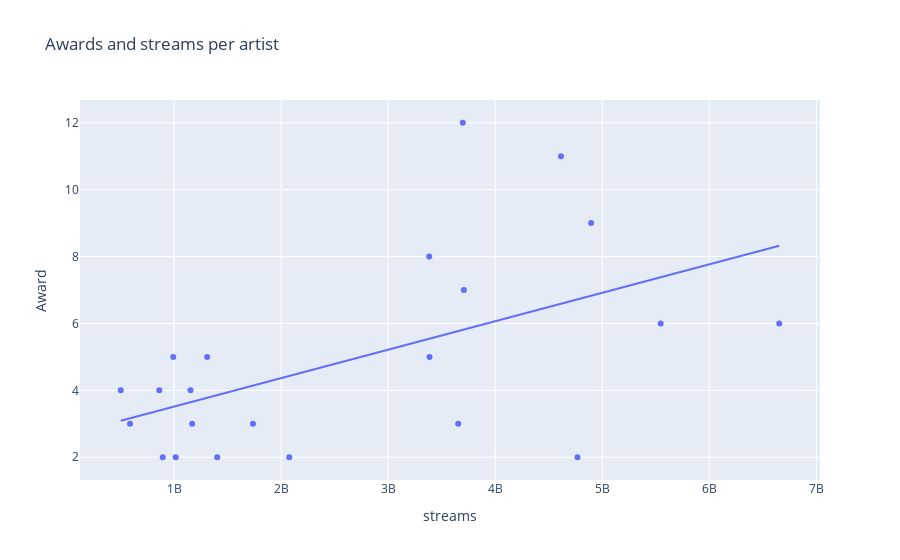

The notebook cell saved with this chart:
### Markdown cell above
It is interesting to note that when we remove the outliers, the artists with more than 10 billion streams and the artists with less than 500 milion streams. We start to see a trend forming. Here we get a Pearson's R greater than 0.5 which means that there is a strong positive linear relationship.

### Code cell
df = df.loc[df["streams"] > 500000000]
df = df.loc[df['streams'] < 10000000000]
df4 = pd.merge(df,df2, on='Artist')

px.scatter(df4, x='streams', y='Award', hover_data='Artist', trendline='ols', title='Awards and streams per artist').show()
df4.head
print(df4['streams'].corr(df4['Award']))

### Figure 1 — Plotly figure (JSON) as saved in the notebook; plotly's stock layout.template omitted (floating-point values rounded to 4 significant figures)
{"data": [{"customdata": [["Justin Timberlake"], ["Skrillex"], ["Childish Gambino"], ["Pharrell Williams"], ["John Legend"], ["Beyoncé"], ["Michael Bublé"], ["Mariah Carey"], ["Daft Punk"], ["Rihanna"], ["Shakira"], ["Lil Wayne"], ["Kanye West"], ["Lady Gaga"], ["Sam Smith"], ["Adele"], ["Coldplay"], ["Eminem"], ["Maroon 5"], ["Bruno Mars"], ["Kendrick Lamar"], ["Taylor Swift"]], "hovertemplate": "streams=%{x}<br>Award=%{y}<br>Artist=%{customdata[0]}<extra></extra>", "legendgroup": "", "marker": {"color": "#636efa", "symbol": "circle"}, "mode": "markers", "name": "", "orientation": "v", "showlegend": false, "type": "scatter", "x": [501264035, 587862578, 861312843, 893730754, 991454646, 1015225908, 1152844283, 1168360042, 1308334404, 1402360929, 1736529304, 2075799682, 3383384191, 3386149367, 3654249741, 3697087280, 3707257175, 4614260765, 4768165548, 4896033841, 5545941750, 6653550141], "xaxis": "x", "y": [4, 3, 4, 2, 5, 2, 4, 3, 5, 2, 3, 2, 8, 5, 3, 12, 7, 11, 2, 9, 6, 6], "yaxis": "y"}, {"hovertemplate": "<b>OLS trendline</b><br>Award = 8.50272e-10 * streams + 2.66742<br>R<sup>2</sup>=0.288019<br><br>streams=%{x}<br>Award=%{y} <b>(trend)</b><extra></extra>", "legendgroup": "", "marker": {"color": "#636efa", "symbol": "circle"}, "mode": "lines", "name": "", "showlegend": false, "type": "scatter", "x": [501264035, 587862578, 861312843, 893730754, 991454646, 1015225908, 1152844283, 1168360042, 1308334404, 1402360929, 1736529304, 2075799682, 3383384191, 3386149367, 3654249741, 3697087280, 3707257175, 4614260765, 4768165548, 4896033841, 5545941750, 6653550141], "xaxis": "x", "y": [3.094, 3.167, 3.4, 3.427, 3.51, 3.531, 3.648, 3.661, 3.78, 3.86, 4.144, 4.432, 5.544, 5.547, 5.775, 5.811, 5.82, 6.591, 6.722, 6.83, 7.383, 8.325], "yaxis": "y"}], "layout": {"legend": {"tracegroupgap": 0}, "title": {"text": "Awards and streams per artist"}, "xaxis": {"anchor": "y", "domain": [0, 1], "title": {"text": "streams"}}, "yaxis": {"anchor": "x", "domain": [0, 1], "title": {"text": "Award"}}}}
